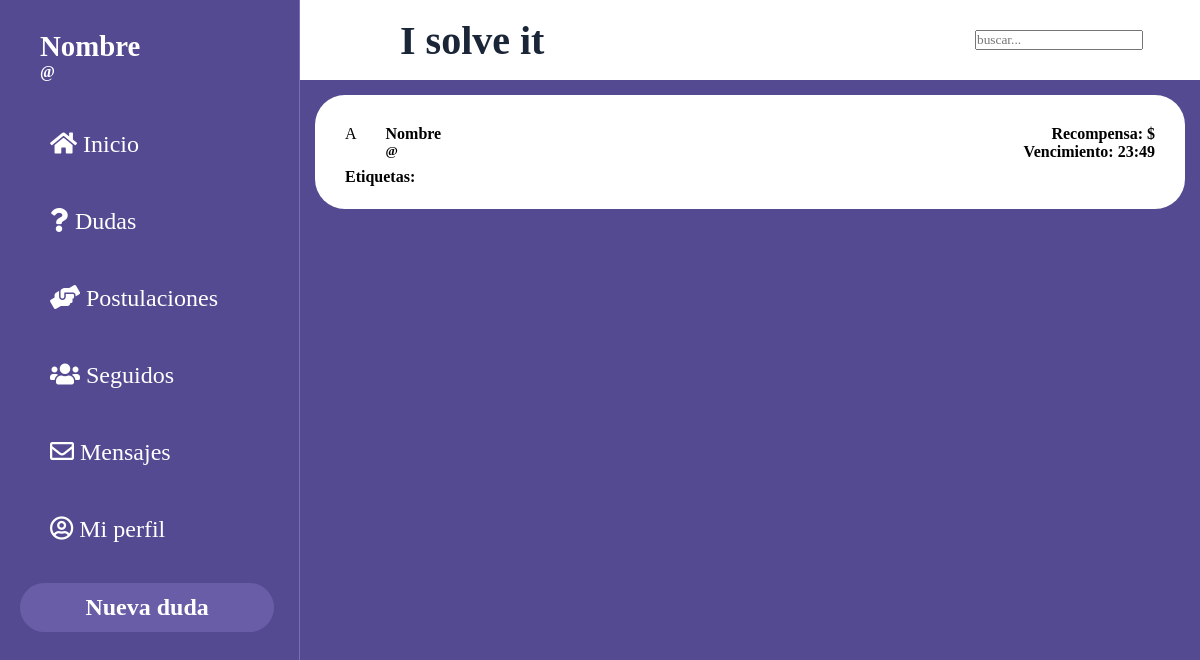
Before: /PaginasBalsamiq/inicio.php with the older database file.
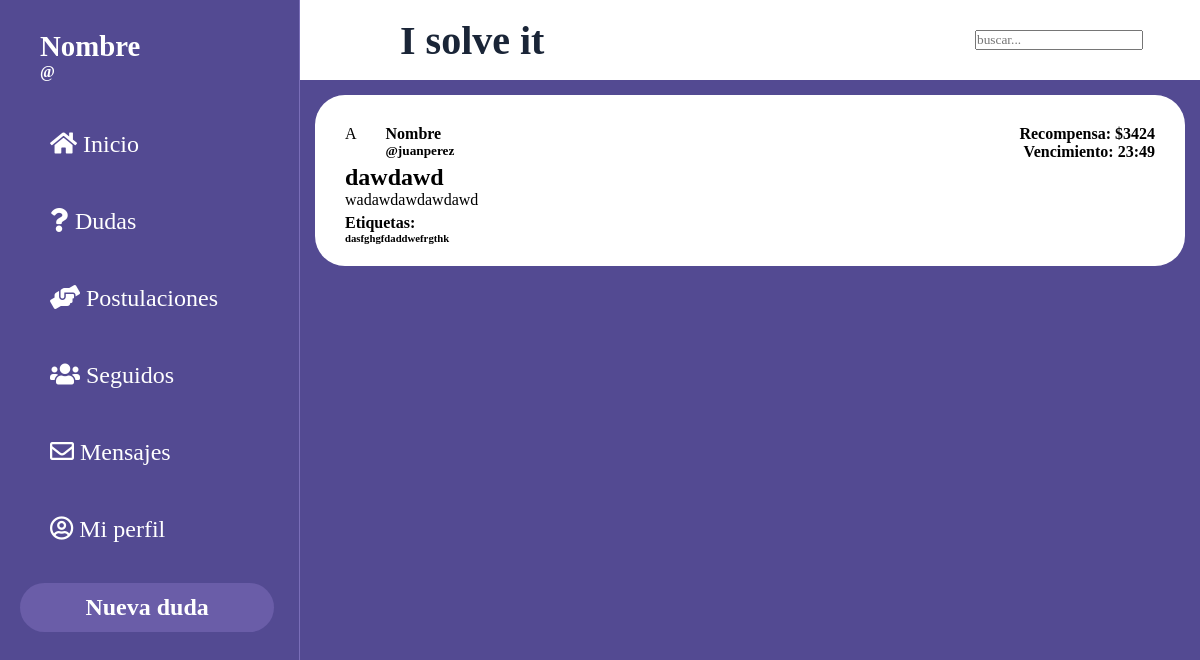
After: the same page with the newer database file.
### tables this page shows
CREATE TABLE `usuario` (
  `id_us` int(11) NOT NULL,
  `username` varchar(20) NOT NULL,
  `pass` varchar(200) NOT NULL,
  `mail` varchar(100) NOT NULL,
  `estrellas` int(2) DEFAULT NULL,
  `empleo` tinyint(1) NOT NULL,
  `descripcion` varchar(256) DEFAULT NULL
);

CREATE TABLE `consulta` (
  `id_consulta` int(11) NOT NULL,
  `id_us` int(11) NOT NULL,
  `titulo` varchar(20) NOT NULL,
  `descripcion` varchar(280) NOT NULL,
  `recompensa` float NOT NULL,
  `fecha_subida` datetime NOT NULL DEFAULT current_timestamp(),
  `fecha_limite` date NOT NULL,
  `tag` varchar(100) NOT NULL
);

### PaginasBalsamiq/inicio.php (the view, shortened to what this page needs)
<!DOCTYPE html>
<html lang="es">
<head>
    <link rel="stylesheet" href="style2.css">
    <link rel="stylesheet" href="publicacion_plantilla.css">
    <link rel="stylesheet" href="https://use.fontawesome.com/releases/v5.6.3/css/all.css">
</head>
<body class="grid_container">
    <?php
        include('../ImplementarPHP/config.php');
    ?>
<header class="header">
        <h1 class="ISolveIt">I solve it</h1>
        <input class="buscador" type="text" placeholder="buscar...">
    </header>
    <aside class="sidebar">
        <div class="sidebar_usuario">
            <h4 class="h4">Nombre</h4>
            <h5 class="h5">@<?php echo $_SESSION['username']?></h5>
        </div>
        <div class="sidebar_menu">
            <ul>
                <li class="botones_sidebar"><a class="a" href="inicio.php"><i class="fas fa-home"></i> Inicio</a></li>
                <li class="botones_sidebar"><a class="a" href=""><i class="fas fa-question"></i> Dudas</a></li>
                <li class="botones_sidebar"><a class="a" href=""><i class="fas fa-hands-helping"></i> Postulaciones</a></li>
                <li class="botones_sidebar"><a class="a" href=""><i class="fas fa-users"></i> Seguidos</a></li>
                <li class="botones_sidebar"><a class="a" href=""><i class="far fa-envelope"></i> Mensajes</a></li>
                <li class="botones_sidebar"><a class="a" href=""><i class="far fa-user-circle"></i> Mi perfil</a></li>
            </ul>
        </div>
        <a href="nuevaPublicacion.php"><h2 class="h2">Nueva duda</h2></a>
    </aside>
    <div class="main">
        <div class="publicaciones">
        <?php
                $consulta = $conn->prepare("SELECT * FROM consulta WHERE id_consulta = 6");
                $consulta ->execute();
                $resultadoCon = $consulta->fetch(PDO::FETCH_ASSOC);
                $consulta = $conn->prepare("SELECT * FROM usuario WHERE id_us= :id_us");
                $consulta -> bindParam("id_us",$resultadoCon['id_us'],PDO::PARAM_STR);
                $consulta ->execute();
                $resultadoUser = $consulta->fetch(PDO::FETCH_ASSOC);
                echo'
                <div class="publicacion_preview">
                <div class="data">
                    <div class="foto">
                        A
                    </div>
                    <div class="usuario">
                        <h4>Nombre</h4>
                        <h5>@'.$resultadoUser["username"].'</h5>
                    </div>
                    <div class="recoyvenc">
                        <h4>Recompensa: $'.$resultadoCon["recompensa"].'</h4>
                        <h4>Vencimiento: 23:49</h4>
                    </div>
                </div>
                <div class="cuerpo">
                    <h2>'.$resultadoCon['titulo'].'</h2>
                    <p>'.$resultadoCon['descripcion'].'</p>
                </div>
                <div class="tags">
                    <h4>Etiquetas: </h4>
                ';
                if($resultadoCon['tag']){
                    $tags = explode(",", $resultadoCon['tag']);
                    foreach($tags as $t){
                        echo'<h6 class="tag">'.$t.'     </h6>';
                    }
                }
                echo'
                        </div>
                    </div>
                ';
        ?>
        </div>
    </div>
</body>
</html>

### PaginasBalsamiq/style2.css (style rules this page uses)
* { margin: 0; padding: 0; box-sizing: border-box; font-family: "corbel"; }
.publicaciones { width: 100%; background-color: rgb(83, 74, 146); }
html { height: 100%; }
body { min-height: 100%; }
.grid_container { display: grid; grid-template: "sidebar header" 10% "sidebar main" auto/ 25% auto; }
.header { background-color: white; grid-area: header; display: grid; align-items: center; grid-template: "titu busc" / auto 25% }
.ISolveIt { grid-area: titu; text-align: left; margin-left: 100px; color:#1a2537; font-size: 2.5rem; }
.buscador { grid-area: busc; width: max-content; }
.a { font-size: 1.5rem; text-decoration: none; color:white; padding: 10px; background-color: none; }
a { text-decoration: none; }
.sidebar { background-color: rgb(83, 74, 146); grid-area: sidebar; text-align: center; color:rgb(26, 21, 21); border-right:1px solid rgb(122, 110, 184); }
.h2 { background-color: rgb(106, 93, 168); color:white; border-radius: 30px; padding:11px; width: 85%; margin-left: 20px; }
.h4 { color:white; text-align: left; margin:30px 0px -40px 40px; font-size: 1.8rem; }
.h5 { color:white; text-align: left; margin:40px; font-size: 1rem; }
.main { background-color: rgb(83, 74, 146); grid-area: main; }
.botones_sidebar { margin: 30px; padding: 10px; list-style: none; text-align: left; }

### PaginasBalsamiq/publicacion_plantilla.css (style rules this page uses)
.publicacion_preview { background-color: white; border-radius: 30px; height: auto; display: grid; grid-template: "data" 35% "cuerpo" auto "tags" 20%; padding: 30px; text-align: left; margin: 15px; }
.data { height: 100%; grid-area: data; display: grid; grid-template: "foto usuario recoyvenc" 100%/ 5% auto 40%; }
.cuerpo { grid-area: cuerpo; }
.tags { grid-area: tags; }
.foto { grid-area: foto; }
.usuario { grid-area: usuario; }
.recoyvenc { grid-area: recoyvenc; text-align: right; }

Changed rows visible on the page:
added usuario: username "juanperez"
added consulta: recompensa "3424", titulo "dawdawd", descripcion "wadawdawdawdawd", tag "dasfghgfdaddwefrgthk"
